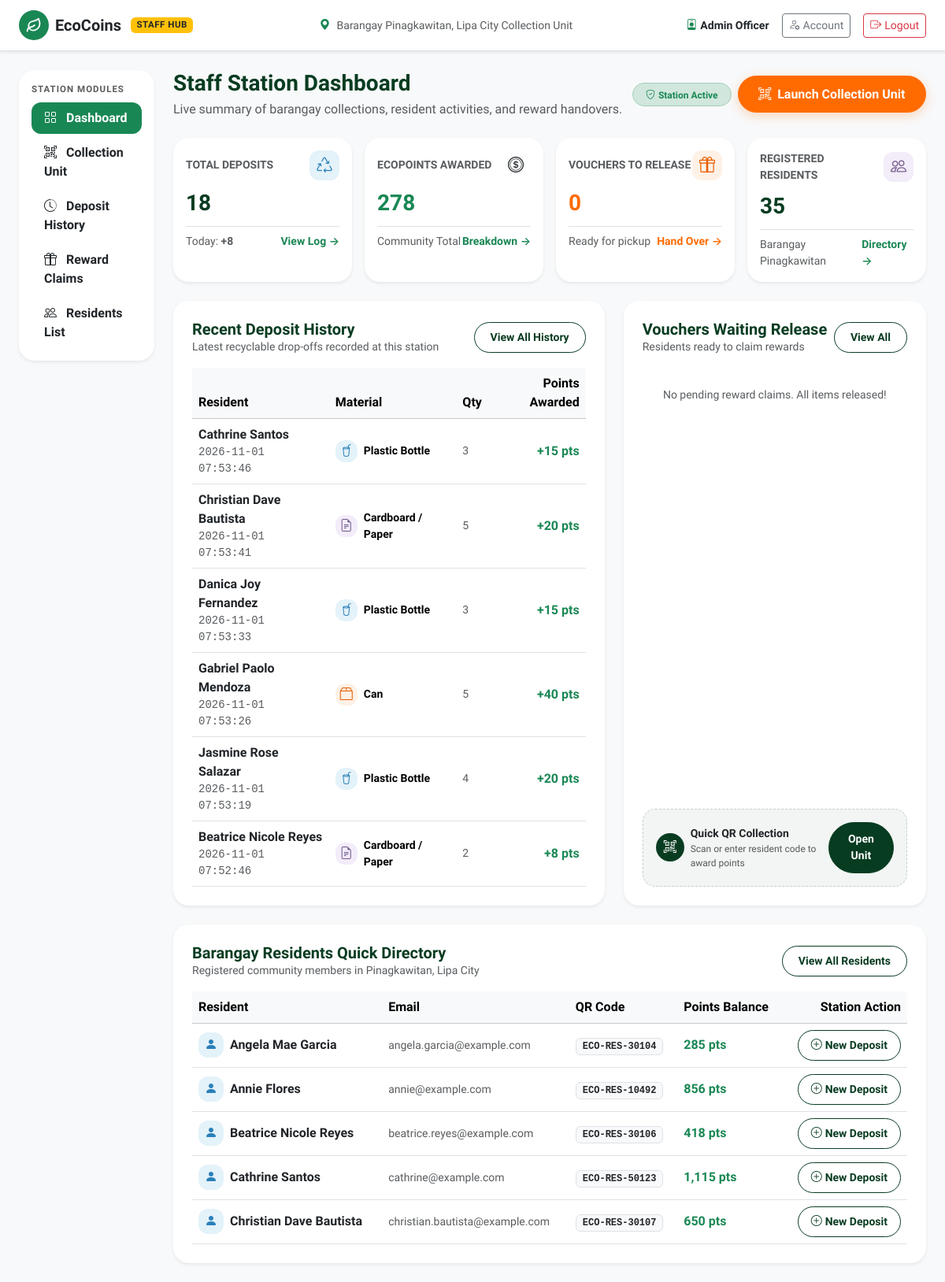
/staff (signed in), run on an earlier commit of the app's database.
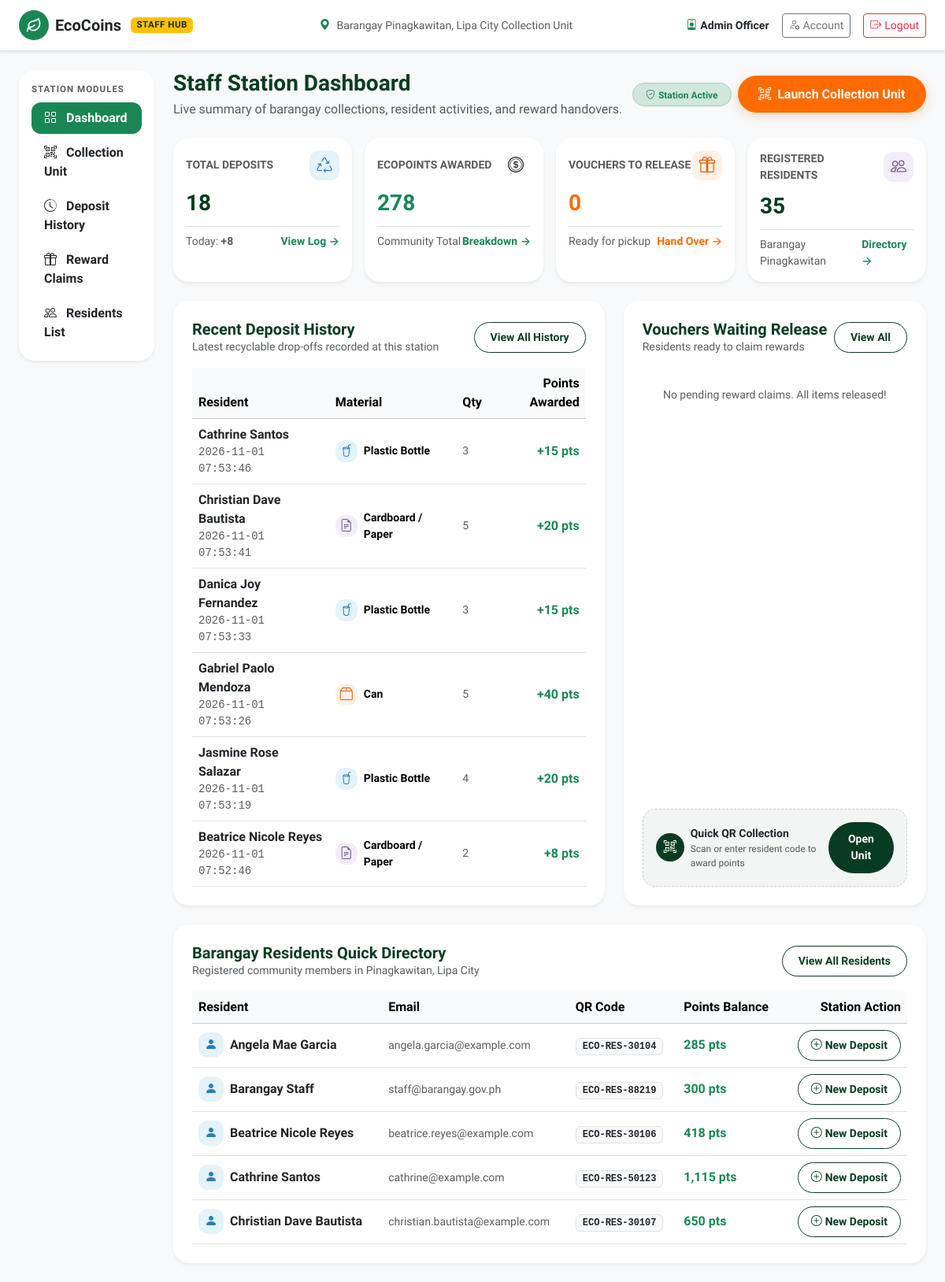
And on a later commit of the database.
### tables this page shows
CREATE TABLE transactions (
        id INTEGER PRIMARY KEY AUTOINCREMENT,
        user_id INTEGER NOT NULL,
        material_id INTEGER,
        material_name TEXT NOT NULL,
        quantity INTEGER NOT NULL,
        points_earned INTEGER NOT NULL,
        receipt_no TEXT NOT NULL,
        created_at TEXT
    );

CREATE TABLE users (
    id INTEGER PRIMARY KEY AUTOINCREMENT,
    full_name TEXT NOT NULL,
    email TEXT NOT NULL UNIQUE,
    password TEXT NOT NULL,
    role TEXT DEFAULT 'resident',
    qr_code TEXT NOT NULL UNIQUE,
    points INTEGER DEFAULT 0,
    created_at TEXT
, status TEXT DEFAULT 'active', station_name TEXT DEFAULT 'Barangay Pinagkawitan, Lipa City');

### route.py (the view, shortened to what this page needs)
    @app.route('/staff', methods=['GET', 'POST'])
    def staff():
        user = get_current_user()
        if not user or user['role'] not in ['staff', 'admin']:
            return redirect(url_for('login'))
        tab = request.form.get('tab') or request.args.get('tab', 'dashboard')
        prefill_qr = request.args.get('qr', '').strip()
        feedback = session.pop('feedback', None)
        feedback_type = session.pop('feedback_type', 'success')
        receipt = session.pop('receipt', None)
        conn = get_db()
        cur = conn.cursor()
        all_txs = [dict(r) for r in cur.execute("""
            SELECT t.*, u.full_name AS resident_name, u.qr_code AS resident_qr
            FROM transactions t
            LEFT JOIN users u ON t.user_id = u.id
            ORDER BY t.created_at DESC
        """).fetchall()]
        residents_list = [dict(r) for r in cur.execute("SELECT * FROM users WHERE role = 'resident' ORDER BY full_name ASC").fetchall()]
        all_materials = [dict(r) for r in cur.execute("SELECT * FROM materials WHERE status = 'active' ORDER BY id ASC").fetchall()]
        all_redemptions = [dict(r) for r in cur.execute("""
            SELECT r.*, u.full_name AS resident_name, u.qr_code AS resident_qr
            FROM redemptions r
            LEFT JOIN users u ON r.user_id = u.id
            ORDER BY r.created_at DESC
        """).fetchall()]
        total_points_distributed = sum(int(t.get('points_earned', 0)) for t in all_txs)
        pending_claims_count = sum(1 for r in all_redemptions if r.get('status') != 'released')
        today_str = datetime.now().strftime('%Y-%m-%d')
        today_txs_count = sum(1 for t in all_txs if t.get('created_at', '').startswith(today_str))
        staff_stats = {
            'total_deposits': len(all_txs),
            'today_deposits': today_txs_count,
            'total_points': total_points_distributed,
            'pending_claims': pending_claims_count,
            'total_residents': len(residents_list),
            'recent_deposits': all_txs[:6],
            'pending_claims_list': [r for r in all_redemptions if r.get('status') != 'released'][:3]
        }
        conn.close()
        return render_template(
            'staff.html',
            tab=tab,
            feedback=feedback,
            feedback_type=feedback_type,
            receipt=receipt,
            prefill_qr=prefill_qr,
            residents_list=residents_list,
            all_materials=all_materials,
            all_transactions=all_txs,
            all_redemptions=all_redemptions,
            staff_stats=staff_stats
        )

### app.py (called while the page is built)
@app.context_processor
def inject_user():
    return {'current_user': get_current_user()}

### db.py (called while the page is built)
def get_db():
    conn = sqlite3.connect(DB_PATH)
    conn.row_factory = sqlite3.Row
    return conn

def get_current_user():
    user_id = session.get('user_id')
    if not user_id:
        return None
    conn = get_db()
    cur = conn.cursor()
    row = cur.execute("SELECT * FROM users WHERE id = ?", (user_id,)).fetchone()
    conn.close()
    return dict(row) if row else None

### templates/staff.html (shortened to what the changed rows need)
<!doctype html>
<html lang="en">
<head>
  <link href="https://cdn.jsdelivr.net/npm/bootstrap@5.3.3/dist/css/bootstrap.min.css" rel="stylesheet">
  <link rel="stylesheet" href="https://cdn.jsdelivr.net/npm/bootstrap-icons@1.11.3/font/bootstrap-icons.min.css">
  <link rel="stylesheet" href="{{ url_for('static', filename='css/style.css') }}">
</head>
<body class="bg-light">
<div class="container-fluid py-4 px-3 px-lg-4">
  <div class="row g-4">
    <div class="col-lg-9 col-xl-10">
      {% if tab == 'dashboard' or not tab %}
        <div class="row g-4 mb-4">
          <div class="col-lg-7">
            <div class="card border-0 shadow-sm p-4 h-100 bg-white">
              {% if not all_transactions %}
                <div class="text-center py-4 text-muted small">No deposits recorded yet.</div>
              {% else %}
                <div class="table-responsive">
                  <table class="table table-hover align-middle mb-0">
                    <thead class="table-light">
                      <tr>
                        <th>Resident</th>
                        <th>Material</th>
                        <th>Qty</th>
                        <th class="text-end">Points Awarded</th>
                      </tr>
                    </thead>
                    <tbody>
                      {% for t in all_transactions[:6] %}
                        {% set mat = t.material_name|lower %}
                        <tr>
                          <td>
                            <div class="fw-semibold text-dark">{{ t.resident_name }}</div>
                            <div class="text-muted small font-monospace">{{ t.created_at }}</div>
                          </td>
                          <td>
                            <div class="d-flex align-items-center gap-2">
                              {% if 'bottle' in mat or 'plastic' in mat %}
                                <span class="eco-icon-tile tile-blue" style="width: 28px; height: 28px;">
                                  <i class="bi bi-cup-straw"></i>
                                </span>
                              {% elif 'can' in mat %}
                                <span class="eco-icon-tile tile-orange" style="width: 28px; height: 28px;">
                                  <i class="bi bi-box2"></i>
                                </span>
                              {% else %}
                                <span class="eco-icon-tile tile-purple" style="width: 28px; height: 28px;">
                                  <i class="bi bi-file-earmark-text"></i>
                                </span>
                              {% endif %}
                              <span class="small fw-semibold">{{ t.material_name }}</span>
                            </div>
                          </td>
                          <td class="text-muted small">{{ t.quantity }}</td>
                          <td class="text-end fw-bold text-success">+{{ t.points_earned }} pts</td>
                        </tr>
                      {% endfor %}
                    </tbody>
                  </table>
                </div>
              {% endif %}
            </div>
          </div>
        </div>
        <div class="card border-0 shadow-sm p-4 bg-white">
          <div class="table-responsive">
            <table class="table table-hover align-middle mb-0">
              <thead class="table-light">
                <tr>
                  <th>Resident</th>
                  <th>Email</th>
                  <th>QR Code</th>
                  <th>Points Balance</th>
                  <th class="text-end">Station Action</th>
                </tr>
              </thead>
              <tbody>
                {% for res in residents_list[:5] %}
                  <tr>
                    <td>
                      <div class="d-flex align-items-center gap-2">
                        <span class="eco-icon-tile tile-blue" style="width: 32px; height: 32px;">
                          <i class="bi bi-person-fill"></i>
                        </span>
                        <div class="fw-semibold text-dark">{{ res.full_name }}</div>
                      </div>
                    </td>
                    <td class="text-muted small">{{ res.email }}</td>
                    <td>
                      <span class="badge bg-light text-dark border font-monospace small px-2 py-1">{{ res.qr_code }}</span>
                    </td>
                    <td class="fw-bold text-success">{{ "{:,}".format(res.points) }} pts</td>
                    <td class="text-end">
                      <a href="{{ url_for('staff', tab='unit', qr=res.qr_code) }}" class="btn btn-sm btn-outline-success btn-pill px-3">
                        <i class="bi bi-plus-circle me-1"></i>New Deposit
                      </a>
                    </td>
                  </tr>
                {% endfor %}
              </tbody>
            </table>
          </div>
        </div>
      {% endif %}
    </div>
  </div>
</div>
</body>
</html>

What changed in the data, as far as the page shows it:
no longer on this page (row edited): users: full_name "Annie Flores", email "annie@example.com", qr_code "ECO-RES-10492", points "856"
now on this page (row edited): users: full_name "Barangay Staff", email "staff@barangay.gov.ph", qr_code "ECO-RES-88219", points "300"
